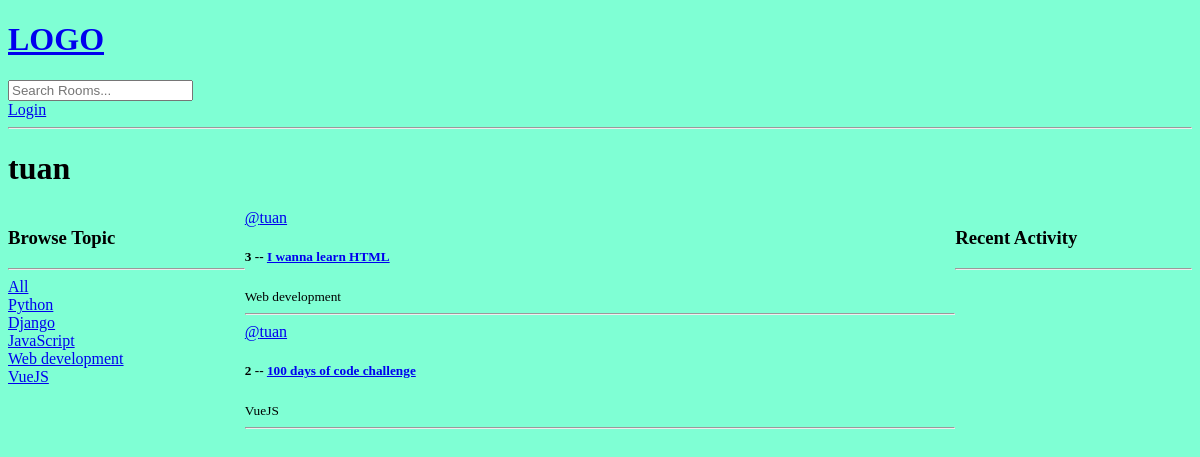
The app's page /profile/1/, older data.
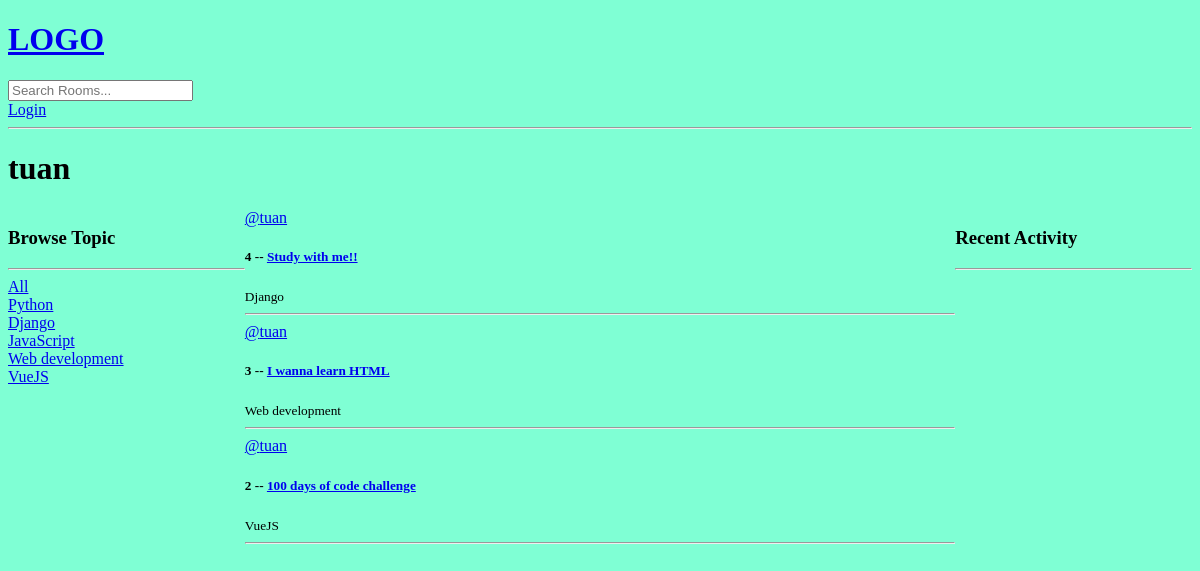
The same page, newer data.
### base/models.py (models this page shows, shortened)
class Topic(models.Model):
    name = models.CharField(max_length=200)

class Room(models.Model):
    host = models.ForeignKey(User,on_delete=models.SET_NULL,null=True)
    topic = models.ForeignKey(Topic,on_delete=models.SET_NULL,null=True)
    name = models.CharField(max_length=200)
    description = models.TextField(null=True,blank=True)
    participants =models.ManyToManyField(User, related_name='participants',blank=True)
    updated = models.DateTimeField(auto_now=True)
    created =  models.DateTimeField(auto_now_add=True)
    class Meta:
        ordering = ['-updated','-created']

### base/views.py (the view)
# urls.py: path('profile/<str:pk>/',views.userProfile,name="user-profile"),
def userProfile(request,pk):
    user = User.objects.get(id=pk)
    rooms = user.room_set.all()
    room_message = user.message_set.all()
    topics = Topic.objects.all()
    context = {'user':user,'rooms':rooms,'room_message':room_message,'topics':topics}
    return render(request,'base/profile.html',context)

### base/templates/base/profile.html (shortened to what this page needs)
{% extends 'main.html' %}
{% block content %}
  <h1>{{user.username}}</h1>
  <div class="profile-container">
    <div>
      {% include 'base/topics_component.html' %}
    </div>
    <div>
      {% include 'base/feed_component.html' %}
    </div>
    <div>
      {% include 'base/activity_component.html' %}
    </div>
  </div>
{% endblock content %}

### templates/main.html (shortened to what this page needs)
<!DOCTYPE html>
{% load static %}
<html>
  <head>
    <link rel="stylesheet" href="{% static 'styles/main.css'%}">
  </head>
  <body>
    {% include 'navbar.html' %}  {% block content %} {% endblock %}
  </body>
</html>

### templates/navbar.html
<a href="/">
    <h1>LOGO</h1>
</a>
<form action="{% url 'home' %}" method="GET">
    <input type="text" name="q" placeholder="Search Rooms..." >
</form>
{% if request.user.is_authenticated %}
<a href="{% url 'logout' %}">Logout</a>
{% else %}
<a href="{% url 'login' %}">Login</a>
{% endif%}
<hr />

### base/templates/base/topics_component.html
<h3>Browse Topic</h3>
<hr>
<div>
    <a href="{% url 'home' %}">All</a>
</div>
{% for topic in topics %}
  <div>
    <a href="{% url 'home' %}?q={{topic.name}}">{{topic.name}}</a>
  </div>
{% endfor %}

### base/templates/base/feed_component.html (shortened to what this page needs)
    {% for room in rooms %}
    <div>
      <a href="{% url 'user-profile' room.id %}"> @{{room.host.username}}</a>
      <h5>
        {{room.id}} -- <a href="{% url 'room' room.id %}"> {{room.name}}</a>
      </h5>
      <small>{{room.topic.name}}</small>
      <hr />
    </div>
    {% endfor %}

### base/templates/base/activity_component.html (shortened to what this page needs)
<h3>Recent Activity</h3>
<hr>

### static/styles/main.css (style rules this page uses)
body { background-color: aquamarine; }

### base/templates/base/profile.html (style rules this page uses)
.profile-container { display: grid; grid-template-columns: 1fr 3fr 1fr; }

Row changes from the older to the newer data that the page shows:
added Room: host.username "tuan", id "4", name "Study with me!!", topic.name "Django"
